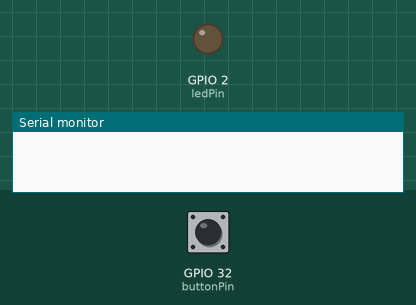
The sketch below on a simulated ESP32. Shown: output pins drawn as LEDs (lit = HIGH), the last lines printed to the serial monitor. Dashed ring = blinking. The inputs (shaded band) are chosen by the test bench; at power-on: GPIO 32 (buttonPin) HIGH.

Above: at 1.2 s.
1.3 s: GPIO 32 (buttonPin) pulled LOW for 1 s
At 1.4 s:
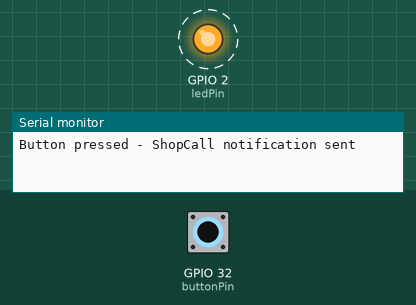
4.3 s: GPIO 32 (buttonPin) pulled LOW for 3.2 s
At 8.1 s:
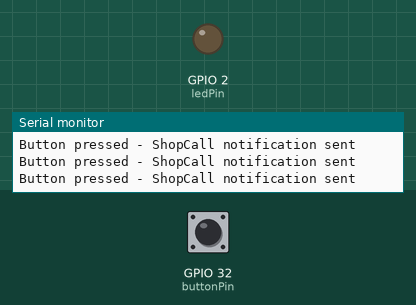
Timing chart, 0 to 9.6 s (numbered marks = the images above; inputs shaded):
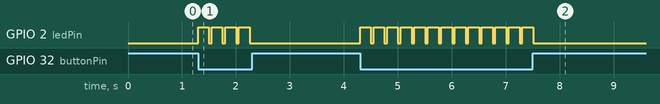

Measured:
- after the input at 1.3 s, GPIO 2 (ledPin): alternates HIGH for 0.20 s and LOW for 0.05 s, 8 changes in all, then stays LOW, starting at once
- after the input at 4.3 s, GPIO 2 (ledPin): alternates HIGH for 0.20 s and LOW for 0.05 s, 26 changes in all, then stays LOW, starting at once

The sketch:

shopcall_PV1.ino
```cpp
/*
 * ShopCall Prototype v0.1
 * Basic button input with LED feedback
 *
 * Hardware:
 * - ESP32 WROOM-32 Dev Board
 * - Push button connected to GPIO 32 (with internal pull-up)
 * - LED connected to GPIO 2 (built-in LED)
 *
 * Function:
 * - Button press (LOW signal) triggers LED flash
 * - Prints message to serial monitor
 * - 200ms LED on time, 50ms debounce delay
 *
 * Next Version Goals:
 * - Add ESP-NOW wireless communication
 * - Multiple button inputs (4 colors)
 * - Unique message IDs for each button type
 *
 * Author: J - SwiftNet Solutions
 * Date: December 2024
 */

// Pin definitions
const int buttonPin = 32;  // Button input with internal pull-up
const int ledPin = 2;      // Built-in LED

void setup() {
  Serial.begin(115200);
  pinMode(buttonPin, INPUT_PULLUP);  // Internal pull-up resistor enabled
  pinMode(ledPin, OUTPUT);
}

void loop() {
  // Check if button is pressed (LOW = pressed due to pull-up)
  if (digitalRead(buttonPin) == LOW) {
    Serial.println("Button pressed - ShopCall notification sent");

    // LED feedback
    digitalWrite(ledPin, HIGH);
    delay(200);  // LED on for 200ms
    digitalWrite(ledPin, LOW);
  }

  delay(50);  // Debounce delay
}
```
